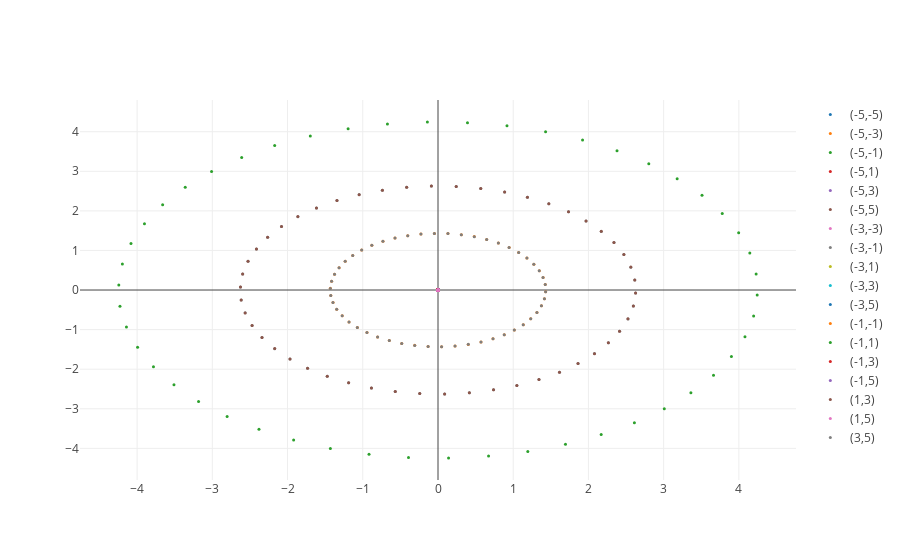

The cell this chart's notebook holds for it:
### Code cell
traces = []
for name, data in dataset.items():
    reduced_data = pca.transform(data)[:, :2]
    traces.append(go.Scatter(
        x=reduced_data[:, 0],
        y=reduced_data[:, 1],
#         z=reduced_data[:, 2],
        mode='markers',
        name=name,
        marker=dict(size=3)
    ))

plotly.offline.iplot(traces)
